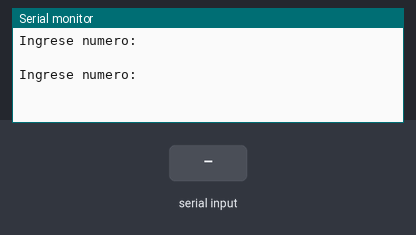
Bench run of a sketch on a simulated Arduino Uno, built with avr-gcc and run on an emulated ATmega328P. Parts: the last lines printed to the serial monitor. The test bench sets the inputs (shaded band).

Above: at 1.2 s.
1.3 s: "90,45\n" received over Serial
At 2.8 s:
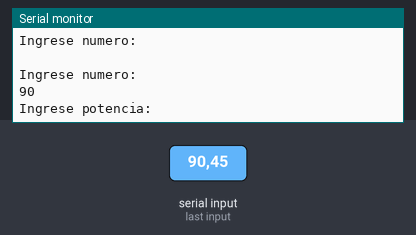
3.8 s: "30,150\n" received over Serial
At 5.4 s:
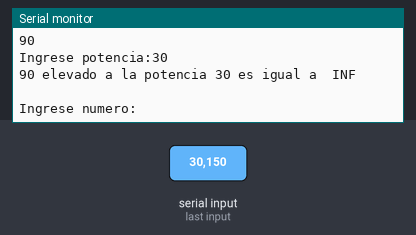

Measured:
- after the input at 1.3 s, the serial monitor: prints a new line after 1.0 s (image 1)
- after the input at 3.8 s, the serial monitor: prints a new line after 1.0 s (image 2)

The sketch:

Programa_03.ino
```cpp
void setup() {
  // put your setup code here, to run once:

  Serial.begin(9600);
  Serial.println("Ingrese numero:");
}

int x = 0;
int pot = 0;
String cont;

void loop() {
  // put your main code here, to run repeatedly:
  Serial.println(" ");
  Serial.println("Ingrese numero:");
  while (Serial.available() == 0) {}
  x = Serial.readString().toInt();
  Serial.println(x);

  Serial.print("Ingrese potencia:");
  while (Serial.available() == 0) {}
  pot = Serial.readString().toInt();
  Serial.println(pot);

  cont = pow(x, pot);
  Serial.print(x);
  Serial.print(" elevado a la potencia ");
  Serial.print(pot);
  Serial.print(" es igual a ");
  Serial.println(cont);

  x = 0;
  pot = 0;

}
```
